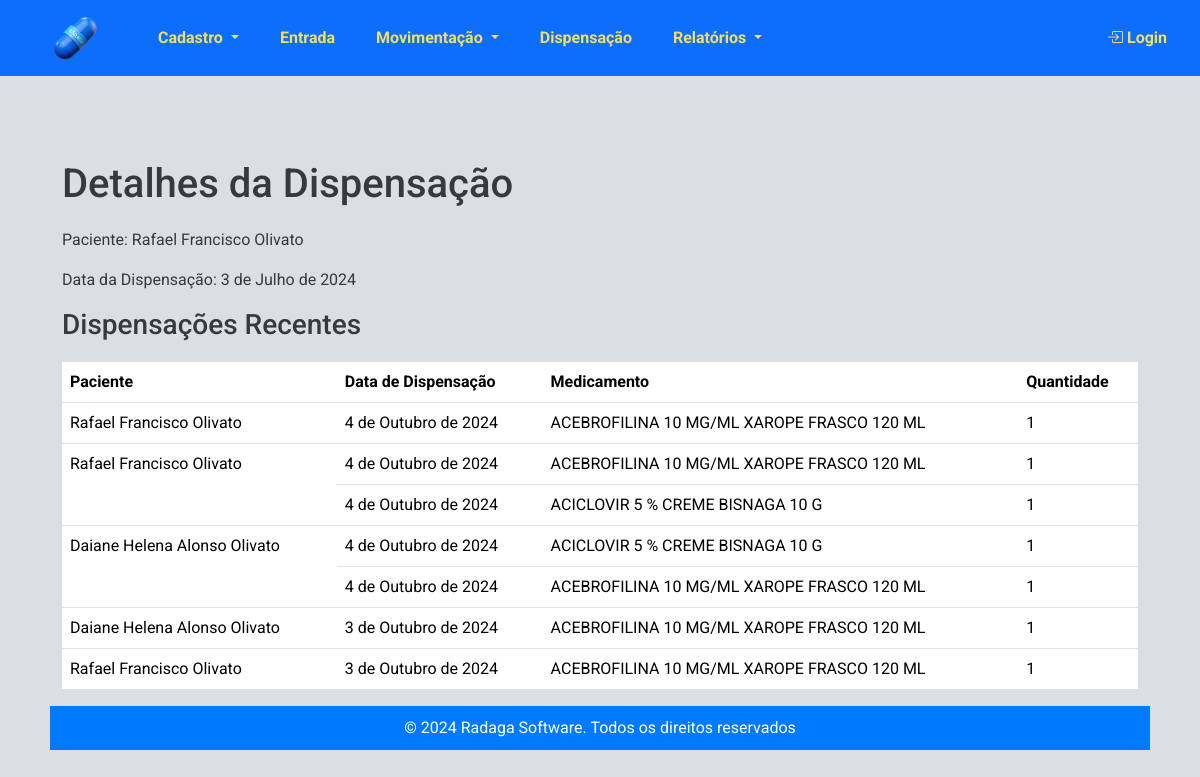
The page /estoque/estoque/dispensacoes/1/ on the database as committed earlier.
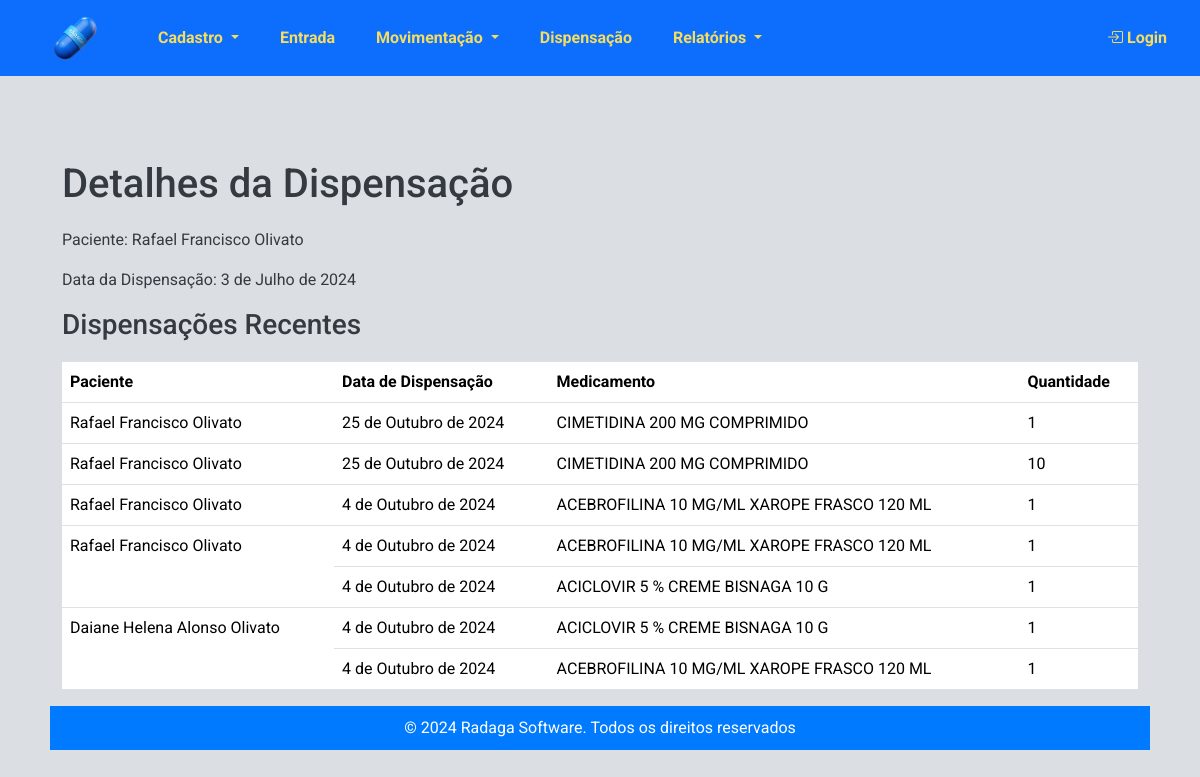
The same page on the database as committed later.
### estoque/models.py (models this page shows, shortened)
class Dispensacao(models.Model):
    paciente = models.ForeignKey('Paciente', on_delete=models.CASCADE)
    medico = models.ForeignKey('Medico', on_delete=models.SET_NULL, null=True, blank=True,  verbose_name="Médico")
    outros_prescritores = models.CharField(max_length=255, blank=True, null=True)
    numero_notificacao = models.CharField(max_length=6, blank=True, null=True, verbose_name="Número notificação")
    data_receita = models.DateField(default=timezone.now)
    data_dispensacao = models.DateField(auto_now_add=True)

class Paciente(models.Model):
    nome = models.CharField(max_length=100)
    nome_mae = models.CharField(max_length=100, verbose_name="Nome da mãe")
    cns = models.CharField(max_length=15, unique=True, verbose_name="CNS")
    cpf = models.CharField(max_length=11, unique=True, verbose_name="CPF")
    data_nascimento = models.DateField()

class DispensacaoMedicamento(models.Model):
    dispensacao = models.ForeignKey('Dispensacao', related_name='medicamentos', on_delete=models.CASCADE)
    medicamento = models.ForeignKey('Medicamento', on_delete=models.CASCADE)
    quantidade = models.PositiveIntegerField()

class Medicamento(models.Model):
    LISTA_CHOICES = [
        ('A', 'Lista A'),
        ('B', 'Lista B'),
        ('C', 'Lista C'),
    ]
    codigo_identificacao = models.CharField(max_length=100, blank=True, null=True)
    nome = models.CharField(max_length=255, blank=True, null=True)
    psicotropico = models.CharField(max_length=1, choices=LISTA_CHOICES, blank=True, null=True, verbose_name="Psicotrópico")

### estoque/views.py (the view)
# urls.py: path('dispensacoes/<int:id>/', views.detalhes_dispensacao, name='detalhes_dispensacao'),
def detalhes_dispensacao(request, id):
    dispensacao = Dispensacao.objects.get(id=id)
    dispensacoes_recentes = Dispensacao.objects.order_by("-data_dispensacao")[:5]
    context = {
        "dispensacao": dispensacao,
        "dispensacoes_recentes": dispensacoes_recentes,
    }
    return render(request, "estoque/detalhes_dispensacao.html", context)

### estoque/templates/estoque/detalhes_dispensacao.html
{% extends 'estoque/base.html' %}
{% block content %}
<div class="container">
    <h1>Detalhes da Dispensação</h1>
    <p>Paciente: {{ dispensacao.paciente.nome }}</p>
    <p>Data da Dispensação: {{ dispensacao.data_dispensacao }}</p>
    <h3>Dispensações Recentes</h3>
    <table class="table">
        <thead>
            <tr>
                <th>Paciente</th>
                <th>Data de Dispensação</th>
                <th>Medicamento</th>
                <th>Quantidade</th>
            </tr>
        </thead>
        <tbody>
            {% for dispensacao in dispensacoes_recentes %}
                {% for item in dispensacao.medicamentos.all %}
                    <tr>
                        {% if forloop.first %}
                            <td rowspan="{{ dispensacao.medicamentos.count }}">{{ dispensacao.paciente.nome }}</td>
                        {% endif %}
                        <td>{{ dispensacao.data_dispensacao }}</td>
                        <td>{{ item.medicamento.nome }}</td>
                        <td>{{ item.quantidade }}</td>
                    </tr>
                {% endfor %}
            {% empty %}
                <tr>
                    <td colspan="4">Nenhuma dispensação registrada ainda.</td>
                </tr>
            {% endfor %}
        </tbody>
    </table>
{% endblock %}

Rows that differ between the two databases and show on the page:
no longer on this page (row unchanged): Dispensacao: paciente.nome "Daiane Helena Alonso Olivato", data_dispensacao "3 de Outubro de 2024"
no longer on this page (row unchanged): DispensacaoMedicamento: medicamento.nome "ACEBROFILINA 10 MG/ML XAROPE FRASCO 120 ML", quantidade "1"
no longer on this page (row unchanged): Dispensacao: paciente.nome "Rafael Francisco Olivato", data_dispensacao "3 de Outubro de 2024"
no longer on this page (row unchanged): DispensacaoMedicamento: medicamento.nome "ACEBROFILINA 10 MG/ML XAROPE FRASCO 120 ML", quantidade "1"
added Dispensacao: paciente.nome "Rafael Francisco Olivato", data_dispensacao "25 de Outubro de 2024"
added DispensacaoMedicamento: medicamento.nome "CIMETIDINA 200 MG COMPRIMIDO", quantidade "1"
added Dispensacao: paciente.nome "Rafael Francisco Olivato", data_dispensacao "25 de Outubro de 2024"
added DispensacaoMedicamento: medicamento.nome "CIMETIDINA 200 MG COMPRIMIDO", quantidade "10"
